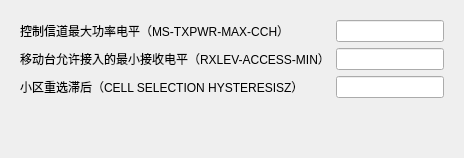
             <widget class="QWidget" name="tab_LACPara">
              <attribute name="title">
               <string>小区选择/重选参数</string>
              </attribute>
              <layout class="QGridLayout" name="gridLayout_6">
               <property name="leftMargin">
                <number>20</number>
               </property>
               <property name="topMargin">
                <number>20</number>
               </property>
               <property name="rightMargin">
                <number>20</number>
               </property>
               <property name="bottomMargin">
                <number>20</number>
               </property>
               <item row="0" column="0">
                <widget class="QLabel" name="label_29">
                 <property name="text">
                  <string>控制信道最大功率电平（MS-TXPWR-MAX-CCH）</string>
                 </property>
                </widget>
               </item>
               <item row="2" column="1">
                <widget class="QLineEdit" name="lineEdit_CELL_SELECTION"/>
               </item>
               <item row="2" column="0">
                <widget class="QLabel" name="label_31">
                 <property name="text">
                  <string>小区重选滞后（CELL SELECTION HYSTERESISZ）</string>
                 </property>
                </widget>
               </item>
               <item row="1" column="1">
                <widget class="QLineEdit" name="lineEdit_RXLEV_ACCESS_MIN"/>
               </item>
               <item row="0" column="1">
                <widget class="QLineEdit" name="lineEdit_MS_TXPWR_MAX_CCH"/>
               </item>
               <item row="1" column="0">
                <widget class="QLabel" name="label_30">
                 <property name="text">
                  <string>移动台允许接入的最小接收电平（RXLEV-ACCESS-MIN）</string>
                 </property>
                </widget>
               </item>
               <item row="3" column="0">
                <spacer name="verticalSpacer_3">
                 <property name="orientation">
                  <enum>Qt::Vertical</enum>
                 </property>
                 <property name="sizeHint" stdset="0">
                  <size>
                   <width>20</width>
                   <height>40</height>
                  </size>
                 </property>
                </spacer>
               </item>
              </layout>
             </widget>
